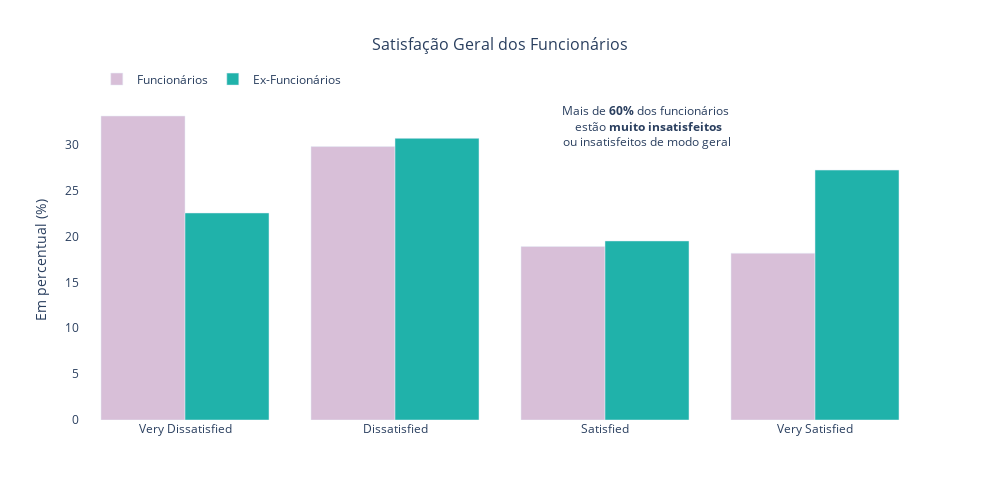

Notebook source saved alongside this figure:
### Markdown cell above
O gráfico acima nos mostra que 16% da nossa base de dados representam ex-funcionários, o que é considerada uma taxa alta de rotatividade. 

Vamos olhar os índices de satisfação dos funcionários atuais para tentarmos entender os motivos de tamanha rotatividade.

### Code cell
# Distribuição da Satisfação dos Funcionários

fig = go.Figure()

# Adicionando barras para funcionários atuais
fig.add_trace(go.Bar(
    x=dados_funcionarios['JobSatisfaction'].value_counts(normalize=True).index,
    y=dados_funcionarios['JobSatisfaction'].value_counts(normalize=True)*100,
    marker_color='thistle',
    name='Funcionários'
))

# Adicionando barras para ex-funcionários
fig.add_trace(go.Bar(
    x=dados_ex_funcionarios['JobSatisfaction'].value_counts(normalize=True).index,
    y=dados_ex_funcionarios['JobSatisfaction'].value_counts(normalize=True)*100,
    marker_color='lightseagreen',
    name='Ex-Funcionários'
))

# Configurando layout do gráfico
fig.update_layout(
    title='Satisfação Geral dos Funcionários',
    title_x=0.5,
    title_font=dict(size=16), 
    barmode='group',
    width=1000,  
    height=500, 
    plot_bgcolor='rgba(0,0,0,0)',
    legend=dict(
        orientation="h",
        yanchor="bottom",
        y=1.02,
        xanchor="left",
        x=0.02  
    )
)

# Adicionando anotação
fig.add_annotation(
    x=2.2, 
    y=32,
    text="Mais de <b>60%</b> dos funcionários <br> estão <b>muito insatisfeitos<br></b>ou insatisfeitos de modo geral",
    showarrow=False,
    font=dict(size=12),
    align='center'
)

# Atualizando eixo y
fig.update_yaxes(title="Em percentual (%)")

# Exibindo o gráfico
fig.show()

### Figure 1 — Plotly figure (JSON) as saved in the notebook; plotly's stock layout.template omitted (floating-point values rounded to 4 significant figures)
{"data": [{"marker": {"color": "thistle"}, "name": "Funcionários", "type": "bar", "x": ["Very Dissatisfied", "Dissatisfied", "Satisfied", "Very Satisfied"], "y": [33.13, 29.8, 18.91, 18.17]}, {"marker": {"color": "lightseagreen"}, "name": "Ex-Funcionários", "type": "bar", "x": ["Dissatisfied", "Very Satisfied", "Very Dissatisfied", "Satisfied"], "y": [30.69, 27.24, 22.56, 19.51]}], "layout": {"annotations": [{"align": "center", "font": {"size": 12}, "showarrow": false, "text": "Mais de <b>60%</b> dos funcionários <br> estão <b>muito insatisfeitos<br></b>ou insatisfeitos de modo geral", "x": 2.2, "y": 32}], "barmode": "group", "height": 500, "legend": {"orientation": "h", "x": 0.02, "xanchor": "left", "y": 1.02, "yanchor": "bottom"}, "plot_bgcolor": "rgba(0,0,0,0)", "title": {"font": {"size": 16}, "text": "Satisfação Geral dos Funcionários", "x": 0.5}, "width": 1000, "yaxis": {"title": {"text": "Em percentual (%)"}}}}
